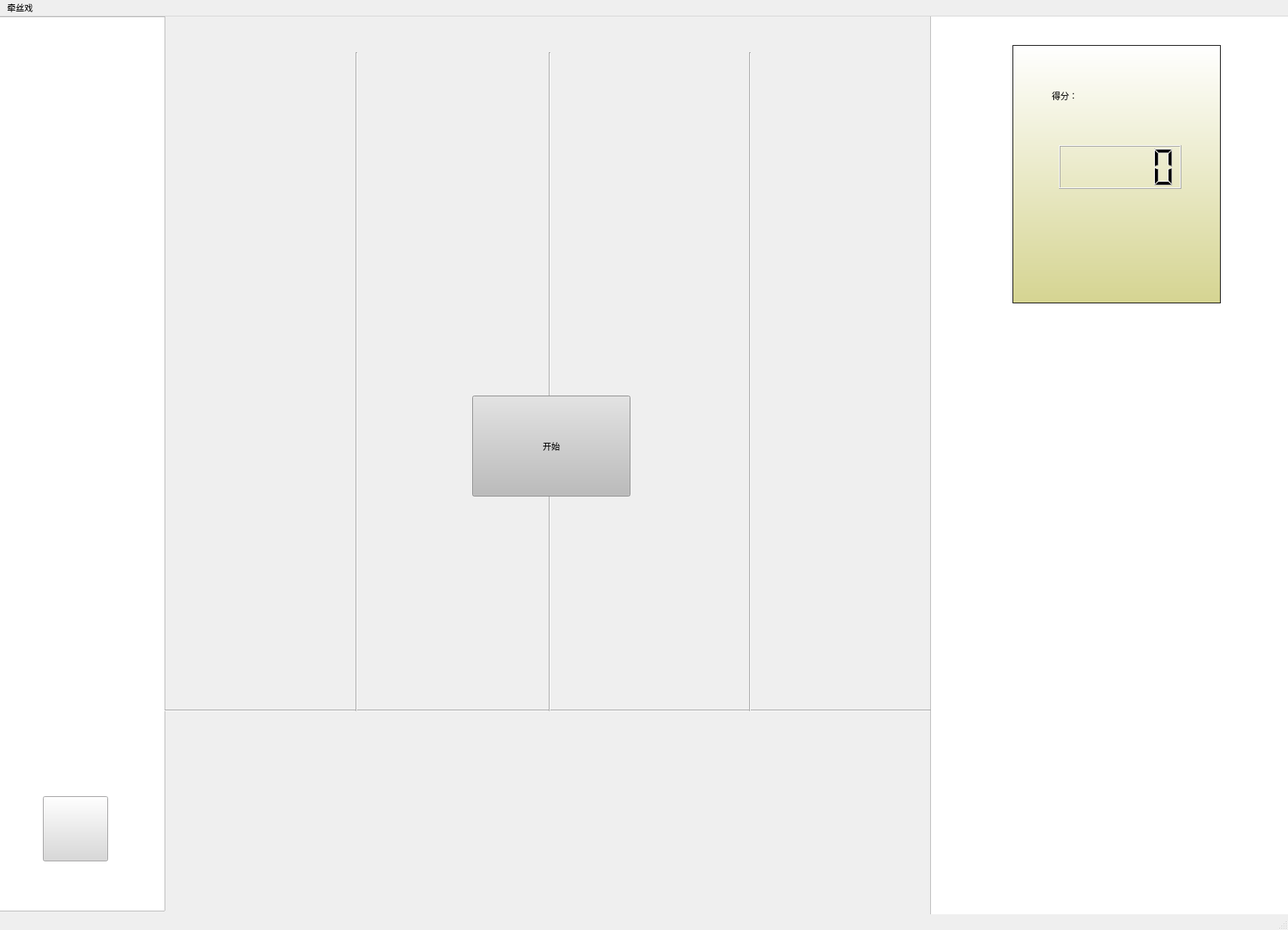
<?xml version="1.0" encoding="UTF-8"?>
<ui version="4.0">
 <class>gamewindow</class>
 <widget class="QMainWindow" name="gamewindow">
  <property name="geometry">
   <rect>
    <x>0</x>
    <y>0</y>
    <width>1800</width>
    <height>1300</height>
   </rect>
  </property>
  <property name="windowTitle">
   <string>MainWindow</string>
  </property>
  <property name="styleSheet">
   <string notr="true">b</string>
  </property>
  <widget class="QWidget" name="centralwidget">
   <widget class="QGraphicsView" name="graphicsView_3">
    <property name="geometry">
     <rect>
      <x>1415</x>
      <y>40</y>
      <width>291</width>
      <height>361</height>
     </rect>
    </property>
    <property name="styleSheet">
     <string notr="true">background-color: qlineargradient(spread:pad, x1:0, y1:1, x2:0, y2:0, stop:0 rgba(213, 212, 145, 255), stop:1 rgba(255, 255, 255, 255));
border-color: rgb(85, 85, 0);</string>
    </property>
   </widget>
   <widget class="QPushButton" name="pushButton">
    <property name="geometry">
     <rect>
      <x>60</x>
      <y>1090</y>
      <width>91</width>
      <height>91</height>
     </rect>
    </property>
    <property name="styleSheet">
     <string notr="true">image: url(:/C:/Users/86130/Pictures/Saved Pictures/1.png);
background-color: rgb(217, 216, 217);</string>
    </property>
    <property name="text">
     <string/>
    </property>
   </widget>
   <widget class="Line" name="line">
    <property name="geometry">
     <rect>
      <x>230</x>
      <y>960</y>
      <width>1071</width>
      <height>20</height>
     </rect>
    </property>
    <property name="sizePolicy">
     <sizepolicy hsizetype="Minimum" vsizetype="Fixed">
      <horstretch>0</horstretch>
      <verstretch>0</verstretch>
     </sizepolicy>
    </property>
    <property name="mouseTracking">
     <bool>false</bool>
    </property>
    <property name="styleSheet">
     <string notr="true">color: qlineargradient(spread:pad, x1:1, y1:0, x2:0, y2:0, stop:0 rgba(213, 212, 145, 255), stop:1 rgba(255, 255, 255, 255));</string>
    </property>
    <property name="orientation">
     <enum>Qt::Horizontal</enum>
    </property>
   </widget>
   <widget class="Line" name="line_2">
    <property name="geometry">
     <rect>
      <x>490</x>
      <y>50</y>
      <width>16</width>
      <height>921</height>
     </rect>
    </property>
    <property name="styleSheet">
     <string notr="true">color: qlineargradient(spread:pad, x1:0, y1:1, x2:0, y2:0, stop:0 rgba(149, 142, 108, 255), stop:1 rgba(255, 255, 255, 255));</string>
    </property>
    <property name="orientation">
     <enum>Qt::Vertical</enum>
    </property>
   </widget>
   <widget class="Line" name="line_3">
    <property name="geometry">
     <rect>
      <x>760</x>
      <y>50</y>
      <width>16</width>
      <height>921</height>
     </rect>
    </property>
    <property name="styleSheet">
     <string notr="true">color: qlineargradient(spread:pad, x1:0, y1:1, x2:0, y2:0, stop:0 rgba(149, 142, 108, 255), stop:1 rgba(255, 255, 255, 255));</string>
    </property>
    <property name="orientation">
     <enum>Qt::Vertical</enum>
    </property>
   </widget>
   <widget class="Line" name="line_4">
    <property name="geometry">
     <rect>
      <x>1040</x>
      <y>50</y>
      <width>16</width>
      <height>921</height>
     </rect>
    </property>
    <property name="styleSheet">
     <string notr="true">color: qlineargradient(spread:pad, x1:0, y1:1, x2:0, y2:0, stop:0 rgba(149, 142, 108, 255), stop:1 rgba(255, 255, 255, 255));</string>
    </property>
    <property name="orientation">
     <enum>Qt::Vertical</enum>
    </property>
   </widget>
   <widget class="QPushButton" name="pushButton_2">
    <property name="geometry">
     <rect>
      <x>660</x>
      <y>530</y>
      <width>221</width>
      <height>141</height>
     </rect>
    </property>
    <property name="styleSheet">
     <string notr="true">font: 16pt &quot;华文仿宋&quot;;
background-color: rgb(188, 188, 188);
border-color: rgb(0, 0, 0);</string>
    </property>
    <property name="text">
     <string>开始</string>
    </property>
   </widget>
   <widget class="QGraphicsView" name="graphicsView_4">
    <property name="geometry">
     <rect>
      <x>-60</x>
      <y>0</y>
      <width>291</width>
      <height>1251</height>
     </rect>
    </property>
    <property name="styleSheet">
     <string notr="true">background-image: url(:/background2.jpg);</string>
    </property>
   </widget>
   <widget class="QGraphicsView" name="graphicsView_5">
    <property name="geometry">
     <rect>
      <x>1300</x>
      <y>-20</y>
      <width>531</width>
      <height>1321</height>
     </rect>
    </property>
    <property name="styleSheet">
     <string notr="true">background-image: url(:/background2.jpg);</string>
    </property>
   </widget>
   <widget class="QLCDNumber" name="scorenumber">
    <property name="geometry">
     <rect>
      <x>1480</x>
      <y>180</y>
      <width>171</width>
      <height>61</height>
     </rect>
    </property>
    <property name="acceptDrops">
     <bool>true</bool>
    </property>
    <property name="styleSheet">
     <string notr="true">border-color: rgb(170, 170, 127);</string>
    </property>
   </widget>
   <widget class="QLabel" name="label">
    <property name="geometry">
     <rect>
      <x>1470</x>
      <y>90</y>
      <width>121</width>
      <height>41</height>
     </rect>
    </property>
    <property name="styleSheet">
     <string notr="true">font: 18pt &quot;华文仿宋&quot;;</string>
    </property>
    <property name="text">
     <string>得分：</string>
    </property>
   </widget>
   <zorder>graphicsView_5</zorder>
   <zorder>graphicsView_4</zorder>
   <zorder>graphicsView_3</zorder>
   <zorder>pushButton</zorder>
   <zorder>line</zorder>
   <zorder>line_2</zorder>
   <zorder>line_3</zorder>
   <zorder>line_4</zorder>
   <zorder>pushButton_2</zorder>
   <zorder>scorenumber</zorder>
   <zorder>label</zorder>
  </widget>
  <widget class="QMenuBar" name="menubar">
   <property name="geometry">
    <rect>
     <x>0</x>
     <y>0</y>
     <width>1800</width>
     <height>21</height>
    </rect>
   </property>
   <widget class="QMenu" name="menu">
    <property name="title">
     <string>牵丝戏</string>
    </property>
   </widget>
   <addaction name="menu"/>
  </widget>
  <widget class="QStatusBar" name="statusbar"/>
 </widget>
 <resources/>
 <connections>
  <connection>
   <sender>pushButton_2</sender>
   <signal>clicked()</signal>
   <receiver>pushButton_2</receiver>
   <slot>hide()</slot>
   <hints>
    <hint type="sourcelabel">
     <x>706</x>
     <y>551</y>
    </hint>
    <hint type="destinationlabel">
     <x>770</x>
     <y>551</y>
    </hint>
   </hints>
  </connection>
 </connections>
</ui>
